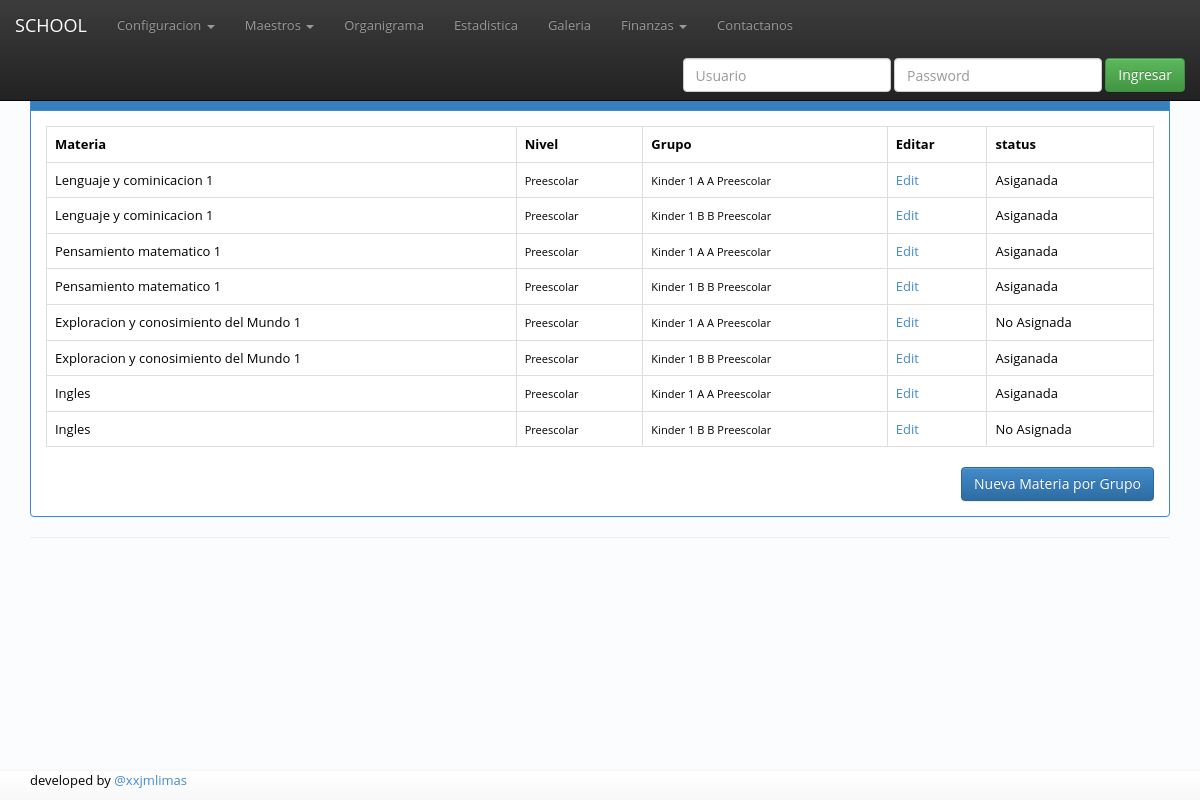
The page /listmatasignadas/ on the database as committed earlier.
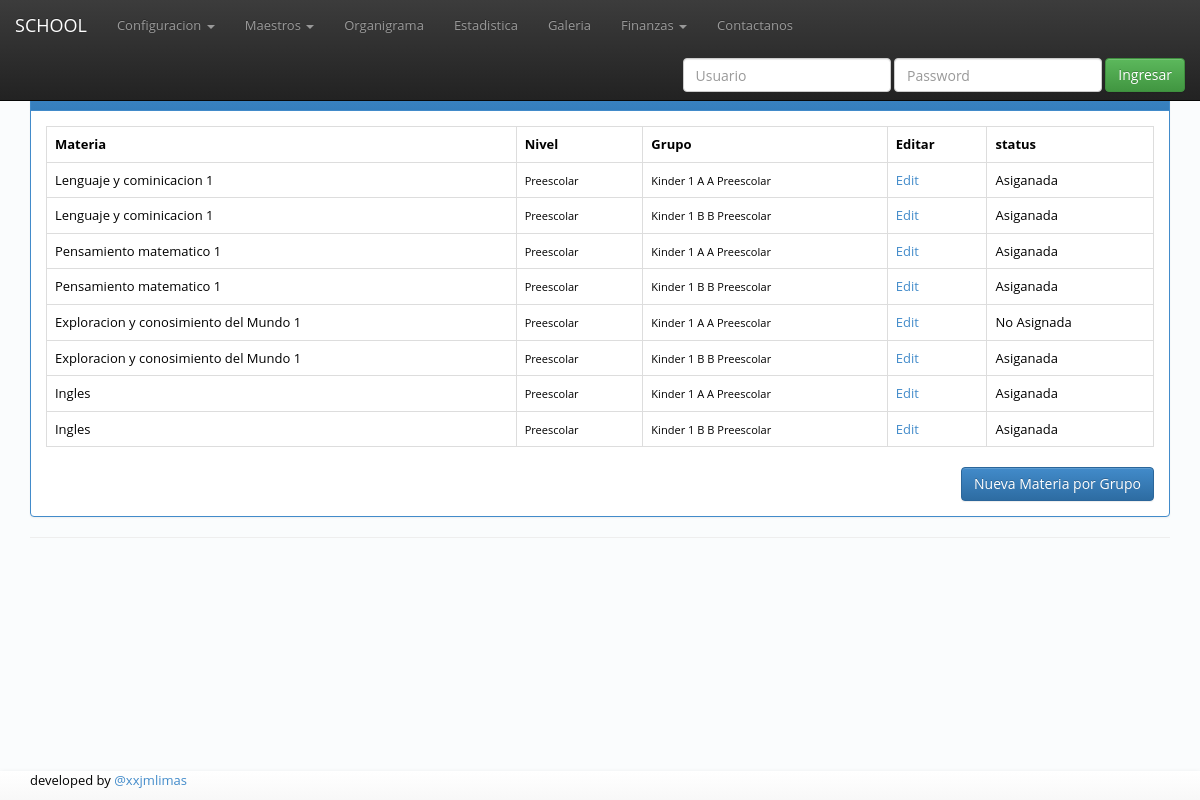
The same page on the database as committed later.
### apps/principal/models.py (models this page shows)
class MateriaxGrupo(TimeStampModel):
	nivel = models.ForeignKey('configuracion.Nivel')
	materia = models.ForeignKey('Materia')
	grupo = models.ForeignKey('configuracion.Grupo')
	status = models.BooleanField(default=False)
	def __unicode__(self):
		materiaxgpo = "%s %s %s"%(self.materia.materia,self.nivel.Nombre,self.grupo.nombre)
		return materiaxgpo

class Materia(TimeStampModel):
	materia = models.CharField(max_length=150)
	nivel = models.ForeignKey('configuracion.Nivel', null=True, blank=True)
	grado = models.ForeignKey('configuracion.Grado',null=True, blank=True)
	class Meta:
		ordering = ["materia","grado"]
  	def __unicode__(self):
  		return self.materia

### apps/configuracion/models.py (models this page shows)
class TimeStampModel(models.Model):
	user        = models.ForeignKey(User,null=True, blank=True, db_index=True)
	created     = models.DateTimeField(auto_now_add=True)
	modified    = models.DateTimeField(auto_now=True)
	class Meta:
		abstract = True

class Nivel(TimeStampModel):
	Nombre = models.CharField(max_length=60)
	def __unicode__(self):
		return self.Nombre

class Grupo(TimeStampModel):
	nombre = models.CharField(max_length=60)
	nivel  = models.ForeignKey('Nivel')
	grado  = models.ForeignKey('Grado')
	seccion = models.ForeignKey('Seccion')
	maximo = models.IntegerField(default=0,validators=[MinValueValidator(1),
                                       MaxValueValidator(60)])
	numalumnos = models.IntegerField(default=0,null=True, blank=True)
	def cupo(self):
			return self.maximo - self.numalumnos
	class Meta:
		ordering = ["nivel","nombre"]
	def __unicode__(self):
		gruponivel = "%s %s %s" % (self.nombre,self.seccion,self.nivel)
		return gruponivel

class Seccion(TimeStampModel):
	nombre =models.CharField(max_length=1)
	def __unicode__(self):
		return self.nombre

### apps/principal/views.py (the view)
# urls.py: url(r'^listmatasignadas/$',ListMatAsignada.as_view(),name='list_matasiganada'),
class ListMatAsignada(ListView): #materias asiganadas por grupo
	model = MateriaxGrupo
	context_object_name = 'asignadas'
	template_name = "principal/materiasignada_list.html"

### templates/principal/materiasignada_list.html (shortened to what this page needs)
{% extends "base.html" %}
{%block content%}
	<div class="panel panel-primary">
		<div class="panel-heading">Lista Materias Asiganadas  por  Grupo</div>
		<div class="panel-body">
			<div class="table-responsive">
				<table class="table table-hover table-bordered">
					<tr>
						<th>Materia</th>
						<th>Nivel</th>
						<th>Grupo</th>
						<th>Editar</th>
						<th>status</th>
					</tr>
					{%for a in asignadas%}
					<tr>
						<td>
							{{a.materia}}
						</td>
						<td>
							<small>{{a.nivel}}</small>
						</td>
						<td>
							<small>{{a.grupo}}</small>
						</td>
						<td>
							<a href="/upmatasigandas/{{a.id}}">Edit</a>
						</td>
						<td>
							{% if a.status %}
   								Asiganada
   							{% else %}
   								No Asignada
							{% endif %}
						</td>
					</tr>
					{%endfor%}
				</table>
				<a href="/materiasxgrupo"<button class="btn btn-primary pull-right">Nueva Materia por Grupo</button></a>
			</div>
		</div>
	</div>
{%endblock%}

Rows that differ between the two databases and show on the page:
changed MateriaxGrupo (number 8 of 8 on the later page): status "No Asignada" → "Asiganada"
